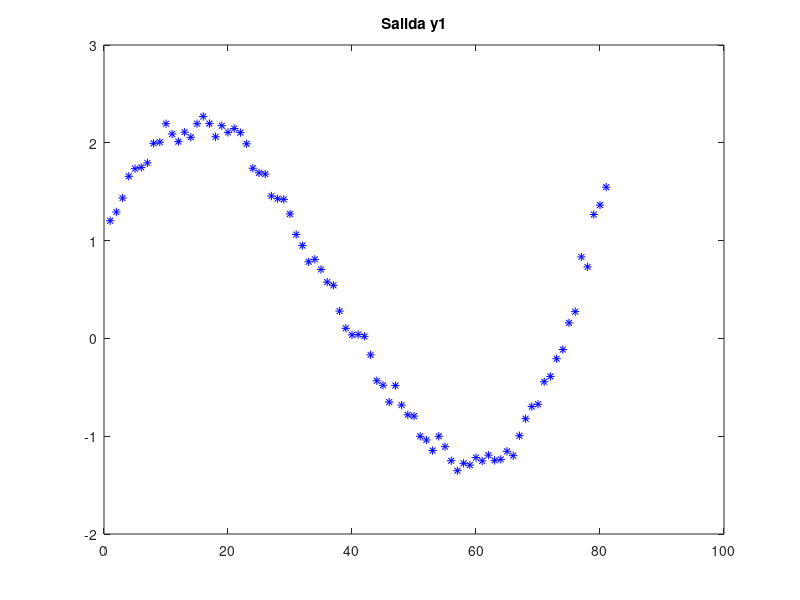
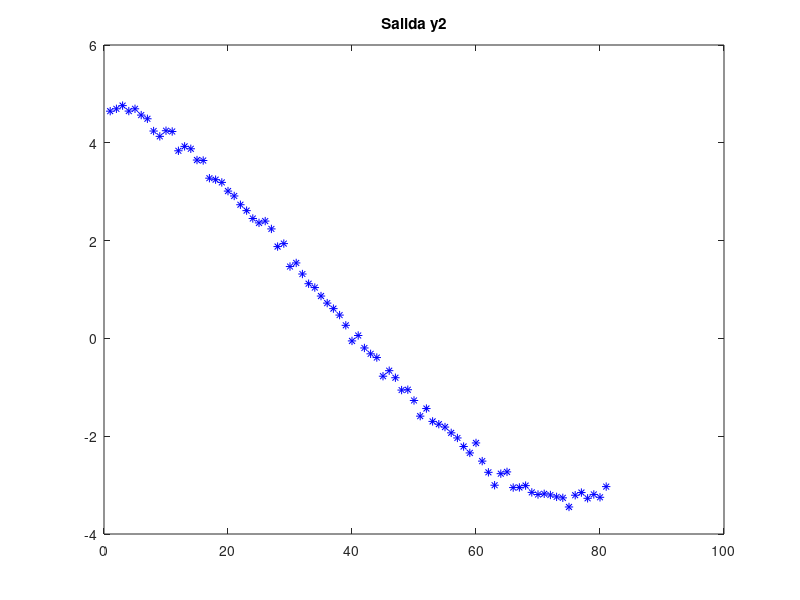

Write the MATLAB code that produced these figures, in order. (Note: this script raises an error after producing the figures.)
% Entrenamiento patron - Salida vectorial
% Basico

clear;
clc;
close all;

a3 = 0.5*2;
a2 = 0.3*4;
a1 = -0.8*25;
a0 = -0*30;

x1 = -4:0.1:4;
x1 = x1';
N = length(x1);
x2 = linspace(-3,3,N);
x2 = x2';
x = [ x1 x2 ];

yb1 = a3*x1.^3 + a2*x1.^2 + a1*x2.^1 + a0;
yb1 = 0.075*yb1;
yb1 = yb1 + 0.1*randn(N,1);
yb2 = a3*x2.^3 + a2*x2.^2 + a1*x1.^1 + a0;
yb2 = 0.075*yb2;
yb2 = yb2 + 0.1*randn(N,1);
yb = [ yb1  yb2 ];

ne = 2;
nm = 10;
pq = 10;
ns = 2;

bias = input('Bias:  SI = 1 : ');
if(bias == 1)
      ne = ne +1;
      x = [ x ones(N,1) ];   
end

u = 0.25*randn(ne,nm);
v = 0.25*randn(nm,pq);
w = 0.25*randn(pq,ns);
%load pesos;

eta = input('eta pesos : ');

for iter = 1:4500
JJ = 0;
dJdu = zeros(ne,nm);
dJdv = zeros(nm,pq);
dJdw = zeros(pq,ns);
for k = 1:N   
  in = (x(k,:))';
  m = u'*in;
  n = 2.0./(1+exp(-m./1)) - 1;
  p = v'*n;
  q = 2.0./(1+exp(-p./1)) - 1;
  out = w'*q;
  y(k,:) = out';
  er = out - (yb(k,:))';
  error(k,:) = er';
  JJ = JJ + 0.5*er'*er;
  dqdp = (1 - q.*q)/2;
  dndm = (1 - n.*n)/2;
%  dndm = -2.0*(n.*m);
  eb = dqdp.*(w*er);
  e2b = dndm.*(v*eb);
  dJdw = dJdw + q*er';
  dJdv  = dJdv + n*eb';
  dJdu = dJdu + in*e2b';
%   w = w - eta*dJdw;
%   v = v - eta*dJdv;
%   u = u - eta*dJdu;
end
  w = w - eta*dJdw/N;
  v = v - eta*dJdv/N;
  u = u - eta*dJdu/N;
JJ
J(iter,1) = JJ;
end

figure(1);
plot(y(:,1),'-r');
hold on;
plot(yb(:,1),'*b');
title('Salida y1');
figure(2);
plot(y(:,2),'-r');
hold on;
plot(yb(:,2),'*b');
title('Salida y2');
figure(3);
plot(J);
title('Funcion de costo J');
figure(5);
plot3(x1,x2,y(:,1),'-r',x1,x2,yb(:,1),'-b');
title('Salida y1');
figure(6);
plot3(x1,x2,y(:,2),'-r',x1,x2,yb(:,2),'-b');
title('Salida y2');